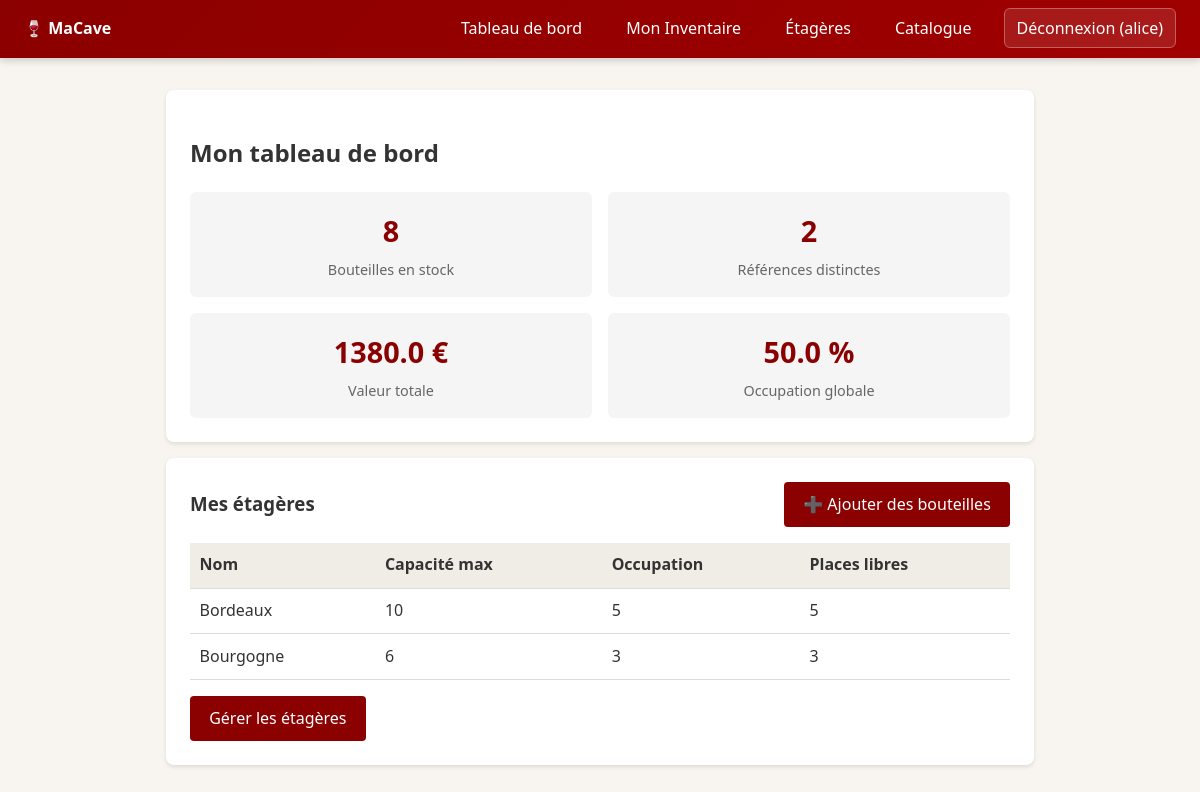
The app's page /cave/dashboard (signed in) with its own data.
### tables this page shows
CREATE TABLE utilisateurs (
    id INTEGER PRIMARY KEY AUTOINCREMENT,
    username TEXT NOT NULL UNIQUE,
    email TEXT NOT NULL UNIQUE,
    password_hash TEXT NOT NULL
);

CREATE TABLE etageres (
    id INTEGER PRIMARY KEY AUTOINCREMENT,
    cave_id INTEGER NOT NULL,
    nom TEXT NOT NULL,
    capacite_max INTEGER NOT NULL DEFAULT 0,
    UNIQUE (cave_id, nom),
    FOREIGN KEY (cave_id) REFERENCES caves(id) ON DELETE CASCADE
);

### src/macave/routes/cave_routes.py (the view)
@bp.route("/dashboard")
def dashboard():
    cave_id = _get_cave_id()
    if cave_id is None:
        flash("Aucune cave trouvée.", "warning")
        return redirect(url_for("auth.login"))
    stats = stock_service.get_cave_stats(cave_id, g.db)
    etageres = stock_service.get_etageres_by_cave(cave_id, g.db)
    for e in etageres:
        occ = g.db.execute(
            "SELECT COUNT(*) as cnt FROM bouteilles WHERE etagere_id = ? AND statut = 'en_stock'",
            (e.id,),
        ).fetchone()["cnt"]
        e._occupation = occ
    return render_template(
        "cave/dashboard.html", stats=stats, etageres=etageres
    )

### src/macave/db.py (called while the page is built)
    def __enter__(self) -> sqlite3.Connection:
        self._connection = sqlite3.connect(self.db_path)
        self._connection.row_factory = sqlite3.Row
        self._connection.execute("PRAGMA foreign_keys = ON")
        return self._connection

### src/macave/routes/cave_routes.py (called while the page is built)
def _get_cave_id() -> int | None:
    if g.user is None:
        return None
    row = g.db.execute(
        "SELECT id FROM caves WHERE utilisateur_id = ?", (g.user.id,)
    ).fetchone()
    return row["id"] if row else None

### src/macave/services/auth_service.py (called while the page is built)
def get_user_by_id(user_id: int, conn: sqlite3.Connection) -> Utilisateur | None:
    row = conn.execute(
        "SELECT id, username, email, password_hash FROM utilisateurs WHERE id = ?",
        (user_id,),
    ).fetchone()
    if row is None:
        return None
    return Utilisateur(
        id=row["id"],
        username=row["username"],
        email=row["email"],
        password_hash=row["password_hash"],
    )

### src/macave/services/stock_service.py (called while the page is built)
def get_etageres_by_cave(cave_id: int, conn: sqlite3.Connection) -> list[Etagere]:
    rows = conn.execute(
        "SELECT id, nom, capacite_max FROM etageres WHERE cave_id = ?",
        (cave_id,),
    ).fetchall()
    return [Etagere(id=r["id"], nom=r["nom"], capacite_max=r["capacite_max"]) for r in rows]

### src/macave/templates/cave/dashboard.html (shortened to what this page needs)
{% extends 'base.html' %}
{% block content %}
<div class="card">
  <h2>Mon tableau de bord</h2>
  <div class="grid-2" style="margin-top: 1rem;">
    <div class="stat-box">
      <div class="value">{{ stats.nb_bouteilles }}</div>
      <div class="label">Bouteilles en stock</div>
    </div>
    <div class="stat-box">
      <div class="value">{{ stats.nb_references }}</div>
      <div class="label">Références distinctes</div>
    </div>
    <div class="stat-box">
      <div class="value">{{ stats.valeur_totale }} €</div>
      <div class="label">Valeur totale</div>
    </div>
    <div class="stat-box">
      <div class="value">
        {% if stats.occupation_globale is not none %}
          {{ "%.1f"|format(stats.occupation_globale) }} %
        {% else %}
          —
        {% endif %}
      </div>
      <div class="label">Occupation globale</div>
    </div>
  </div>
</div>
<div class="card">
  <div class="header-with-action">
    <h3>Mes étagères</h3>
    <a href="{{ url_for('cave.ajouter_bouteilles') }}" class="btn">➕ Ajouter des bouteilles</a>
  </div>
  {% if etageres %}
    <table>
      <thead>
        <tr><th>Nom</th><th>Capacité max</th><th>Occupation</th><th>Places libres</th></tr>
      </thead>
      <tbody>
        {% for e in etageres %}
        <tr>
          <td>{{ e.nom }}</td>
          <td>{{ e.capacite_max }}</td>
          <td>{{ e._occupation }}</td>
          <td>{{ e.capacite_max - e._occupation }}</td>
        </tr>
        {% endfor %}
      </tbody>
    </table>
    <div style="margin-top: 1rem;">
      <a href="{{ url_for('cave.etageres') }}" class="btn">Gérer les étagères</a>
    </div>
  {% else %}
    <p>Aucune étagère. <a href="{{ url_for('cave.etageres') }}">En créer une</a>.</p>
  {% endif %}
</div>
{% endblock %}

### src/macave/templates/base.html (shortened to what this page needs)
<!doctype html>
<html lang="fr">
<head>
</head>
<body>
  <nav>
    <div><strong>🍷 MaCave</strong></div>
    <div>
      {% if g.user %}
        <a href="{{ url_for('cave.dashboard') }}">Tableau de bord</a>
        <a href="{{ url_for('inventaire.index') }}">Mon Inventaire</a>
        <a href="{{ url_for('cave.etageres') }}">Étagères</a>
        <a href="{{ url_for('catalogue.vins') }}">Catalogue</a>
        <a href="{{ url_for('auth.logout') }}" class="btn-logout">Déconnexion ({{ g.user.username }})</a>
      {% else %}
        <a href="{{ url_for('auth.register') }}">Inscription</a>
        <a href="{{ url_for('auth.login') }}">Connexion</a>
      {% endif %}
    </div>
  </nav>
  <div class="container">
    {% block content %}{% endblock %}
  </div>
</body>
</html>

### src/macave/templates/base.html (style rules this page uses)
:root { --primary: #8B0000; --bg: #f8f5f0; --card: #fff; --text: #333; --border: #ddd; --success: #2e7d32; --danger: #c62828; --warning: #f9a825; --info: #1565c0; }
* { box-sizing: border-box; }
body { margin: 0; font-family: 'Segoe UI', system-ui, -apple-system, sans-serif; background: var(--bg); color: var(--text); line-height: 1.6; }
nav { background: linear-gradient(135deg, var(--primary), #a00000); color: white; padding: 1rem 1.5rem; display: flex; justify-content: space-between; align-items: center; box-shadow: 0 2px 8px rgba(0,0,0,0.2); position: sticky; top: 0; z-index: 100; }
nav a { color: white; text-decoration: none; margin-left: 1rem; padding: 0.5rem 0.75rem; border-radius: 6px; transition: background 0.2s; }
nav .btn-logout { background: rgba(255,255,255,0.1); border: 1px solid rgba(255,255,255,0.3); }
.container { max-width: 900px; margin: 2rem auto; padding: 0 1rem; }
.card { background: var(--card); border-radius: 8px; box-shadow: 0 2px 4px rgba(0,0,0,0.1); padding: 1.5rem; margin-bottom: 1rem; }
button, .btn { display: inline-block; background: var(--primary); color: white; border: none; padding: 0.6rem 1.2rem; border-radius: 4px; cursor: pointer; text-decoration: none; font-size: 1rem; }
table { width: 100%; border-collapse: collapse; margin-top: 1rem; }
th, td { text-align: left; padding: 0.6rem; border-bottom: 1px solid var(--border); }
th { background: #f0ece6; }
.grid-2 { display: grid; grid-template-columns: 1fr 1fr; gap: 1rem; }
.stat-box { text-align: center; padding: 1rem; background: #f5f5f5; border-radius: 6px; }
.stat-box .value { font-size: 1.8rem; font-weight: bold; color: var(--primary); }
.stat-box .label { font-size: 0.9rem; color: #666; margin-top: 0.25rem; }

### src/macave/templates/cave/dashboard.html (style rules this page uses)
.header-with-action { display: flex; justify-content: space-between; align-items: center; flex-wrap: wrap; gap: 1rem; margin-bottom: 1rem; }
.header-with-action h3 { margin: 0; }

### records on screen
utilisateurs: user.username "alice"
etageres: nom "Bordeaux", capacite_max "10", _occupation "5", e.capacite_max-e._occupation "5"
etageres: nom "Bourgogne", capacite_max "6", _occupation "3", e.capacite_max-e._occupation "3"

### other values on screen
{{ stats.nb_bouteilles }} "8"
{{ stats.nb_references }} "2"
{{ stats.valeur_totale }} "1380.0"
{{ "%.1f"|format(stats.occupation_globale) }} "50.0"
